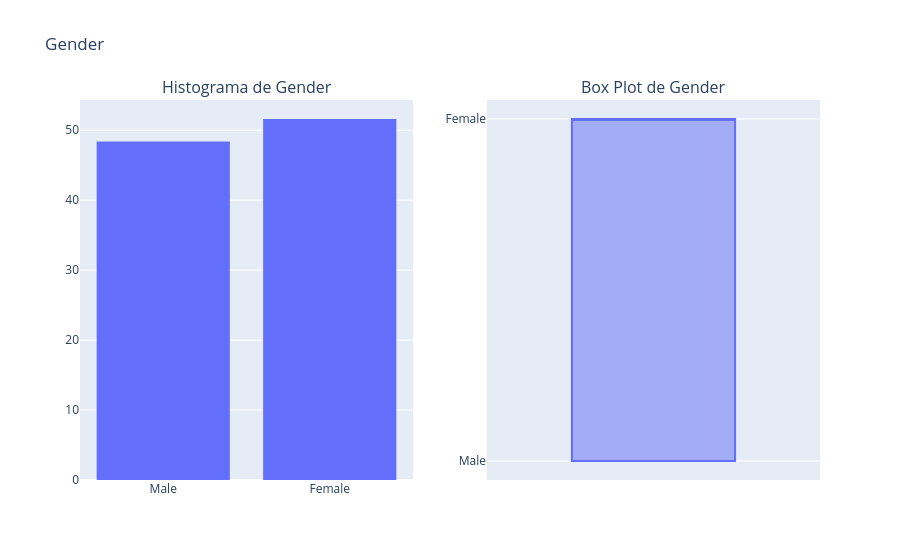
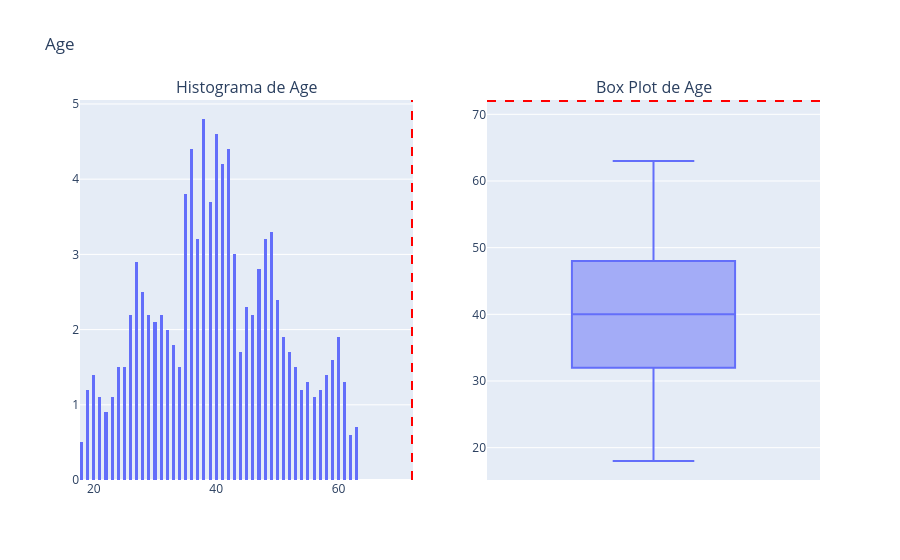
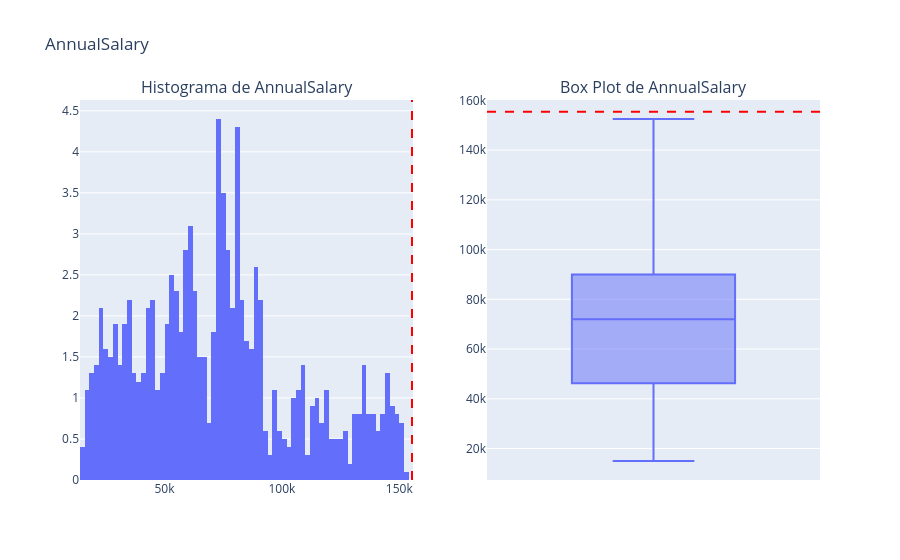
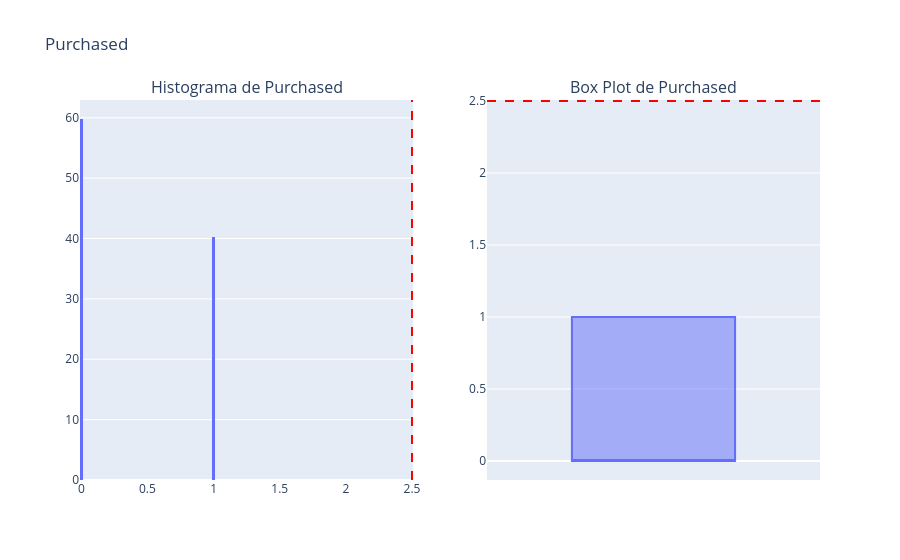

The notebook cell saved with these charts, in order:
### Code cell
for campo in df.columns:
    
    fig = make_subplots(rows=1,
                    cols=2,
                    subplot_titles=[f'Histograma de {campo}',
                                        f'Box Plot de {campo}'])
    fig.add_trace(
    px.histogram(df,
                    x=campo, 
                    histnorm="percent", 
                    nbins=100).data[0],
    row=1, col=1
    )

    fig.add_trace(
    px.box(df, y=campo).data[0],
    row=1, col=2
    )

    
    if df[campo].dtype.kind in 'biufc':
        # IQR
        q1 = df[campo].quantile(0.25)
        q3 = df[campo].quantile(0.75)
        iqr = q3 - q1
        lower_bound = q1 - 1.5 * iqr
        upper_bound = q3 + 1.5 * iqr
        fig.add_hline(y=upper_bound, 
                line_dash="dash", 
                line_color="red", 
                row=1, col=2)
        fig.add_vline(x=upper_bound,
                line_dash="dash",
                line_color="red",
                row=1, col=1)
            

    fig.update_layout(title_text=f'{campo}', 
                    showlegend=False)
    fig.show()

### Figure 1 — Plotly figure (JSON) as saved in the notebook; plotly's stock layout.template omitted (floating-point values rounded to 4 significant figures; data arrays with more than 128 entries replaced by an {"elided": "..."} marker saying what was removed)
{"data": [{"bingroup": "x", "histnorm": "percent", "hovertemplate": "Gender=%{x}<br>percent=%{y}<extra></extra>", "legendgroup": "", "marker": {"color": "#636efa", "pattern": {"shape": ""}}, "name": "", "nbinsx": 100, "orientation": "v", "showlegend": false, "type": "histogram", "x": {"elided": "1000 str values"}, "xaxis": "x", "yaxis": "y"}, {"alignmentgroup": "True", "hovertemplate": "Gender=%{y}<extra></extra>", "legendgroup": "", "marker": {"color": "#636efa"}, "name": "", "notched": false, "offsetgroup": "", "orientation": "v", "showlegend": false, "type": "box", "x0": " ", "xaxis": "x2", "y": {"elided": "1000 str values"}, "y0": " ", "yaxis": "y2"}], "layout": {"annotations": [{"font": {"size": 16}, "showarrow": false, "text": "Histograma de Gender", "x": 0.225, "xanchor": "center", "xref": "paper", "y": 1, "yanchor": "bottom", "yref": "paper"}, {"font": {"size": 16}, "showarrow": false, "text": "Box Plot de Gender", "x": 0.775, "xanchor": "center", "xref": "paper", "y": 1, "yanchor": "bottom", "yref": "paper"}], "showlegend": false, "title": {"text": "Gender"}, "xaxis": {"anchor": "y", "domain": [0, 0.45]}, "xaxis2": {"anchor": "y2", "domain": [0.55, 1]}, "yaxis": {"anchor": "x", "domain": [0, 1]}, "yaxis2": {"anchor": "x2", "domain": [0, 1]}}}

### Figure 2 — Plotly figure (JSON) as saved in the notebook; plotly's stock layout.template omitted (floating-point values rounded to 4 significant figures; data arrays with more than 128 entries replaced by an {"elided": "..."} marker saying what was removed)
{"data": [{"bingroup": "x", "histnorm": "percent", "hovertemplate": "Age=%{x}<br>percent=%{y}<extra></extra>", "legendgroup": "", "marker": {"color": "#636efa", "pattern": {"shape": ""}}, "name": "", "nbinsx": 100, "orientation": "v", "showlegend": false, "type": "histogram", "x": {"elided": "1000 int values"}, "xaxis": "x", "yaxis": "y"}, {"alignmentgroup": "True", "hovertemplate": "Age=%{y}<extra></extra>", "legendgroup": "", "marker": {"color": "#636efa"}, "name": "", "notched": false, "offsetgroup": "", "orientation": "v", "showlegend": false, "type": "box", "x0": " ", "xaxis": "x2", "y": {"elided": "1000 int values"}, "y0": " ", "yaxis": "y2"}], "layout": {"annotations": [{"font": {"size": 16}, "showarrow": false, "text": "Histograma de Age", "x": 0.225, "xanchor": "center", "xref": "paper", "y": 1, "yanchor": "bottom", "yref": "paper"}, {"font": {"size": 16}, "showarrow": false, "text": "Box Plot de Age", "x": 0.775, "xanchor": "center", "xref": "paper", "y": 1, "yanchor": "bottom", "yref": "paper"}], "shapes": [{"line": {"color": "red", "dash": "dash"}, "type": "line", "x0": 0, "x1": 1, "xref": "x2 domain", "y0": 72, "y1": 72, "yref": "y2"}, {"line": {"color": "red", "dash": "dash"}, "type": "line", "x0": 72, "x1": 72, "xref": "x", "y0": 0, "y1": 1, "yref": "y domain"}], "showlegend": false, "title": {"text": "Age"}, "xaxis": {"anchor": "y", "domain": [0, 0.45]}, "xaxis2": {"anchor": "y2", "domain": [0.55, 1]}, "yaxis": {"anchor": "x", "domain": [0, 1]}, "yaxis2": {"anchor": "x2", "domain": [0, 1]}}}

### Figure 3 — Plotly figure (JSON) as saved in the notebook; plotly's stock layout.template omitted (floating-point values rounded to 4 significant figures; data arrays with more than 128 entries replaced by an {"elided": "..."} marker saying what was removed)
{"data": [{"bingroup": "x", "histnorm": "percent", "hovertemplate": "AnnualSalary=%{x}<br>percent=%{y}<extra></extra>", "legendgroup": "", "marker": {"color": "#636efa", "pattern": {"shape": ""}}, "name": "", "nbinsx": 100, "orientation": "v", "showlegend": false, "type": "histogram", "x": {"elided": "1000 int values"}, "xaxis": "x", "yaxis": "y"}, {"alignmentgroup": "True", "hovertemplate": "AnnualSalary=%{y}<extra></extra>", "legendgroup": "", "marker": {"color": "#636efa"}, "name": "", "notched": false, "offsetgroup": "", "orientation": "v", "showlegend": false, "type": "box", "x0": " ", "xaxis": "x2", "y": {"elided": "1000 int values"}, "y0": " ", "yaxis": "y2"}], "layout": {"annotations": [{"font": {"size": 16}, "showarrow": false, "text": "Histograma de AnnualSalary", "x": 0.225, "xanchor": "center", "xref": "paper", "y": 1, "yanchor": "bottom", "yref": "paper"}, {"font": {"size": 16}, "showarrow": false, "text": "Box Plot de AnnualSalary", "x": 0.775, "xanchor": "center", "xref": "paper", "y": 1, "yanchor": "bottom", "yref": "paper"}], "shapes": [{"line": {"color": "red", "dash": "dash"}, "type": "line", "x0": 0, "x1": 1, "xref": "x2 domain", "y0": 155400.0, "y1": 155400.0, "yref": "y2"}, {"line": {"color": "red", "dash": "dash"}, "type": "line", "x0": 155400.0, "x1": 155400.0, "xref": "x", "y0": 0, "y1": 1, "yref": "y domain"}], "showlegend": false, "title": {"text": "AnnualSalary"}, "xaxis": {"anchor": "y", "domain": [0, 0.45]}, "xaxis2": {"anchor": "y2", "domain": [0.55, 1]}, "yaxis": {"anchor": "x", "domain": [0, 1]}, "yaxis2": {"anchor": "x2", "domain": [0, 1]}}}

### Figure 4 — Plotly figure (JSON) as saved in the notebook; plotly's stock layout.template omitted (floating-point values rounded to 4 significant figures; data arrays with more than 128 entries replaced by an {"elided": "..."} marker saying what was removed)
{"data": [{"bingroup": "x", "histnorm": "percent", "hovertemplate": "Purchased=%{x}<br>percent=%{y}<extra></extra>", "legendgroup": "", "marker": {"color": "#636efa", "pattern": {"shape": ""}}, "name": "", "nbinsx": 100, "orientation": "v", "showlegend": false, "type": "histogram", "x": {"elided": "1000 int values"}, "xaxis": "x", "yaxis": "y"}, {"alignmentgroup": "True", "hovertemplate": "Purchased=%{y}<extra></extra>", "legendgroup": "", "marker": {"color": "#636efa"}, "name": "", "notched": false, "offsetgroup": "", "orientation": "v", "showlegend": false, "type": "box", "x0": " ", "xaxis": "x2", "y": {"elided": "1000 int values"}, "y0": " ", "yaxis": "y2"}], "layout": {"annotations": [{"font": {"size": 16}, "showarrow": false, "text": "Histograma de Purchased", "x": 0.225, "xanchor": "center", "xref": "paper", "y": 1, "yanchor": "bottom", "yref": "paper"}, {"font": {"size": 16}, "showarrow": false, "text": "Box Plot de Purchased", "x": 0.775, "xanchor": "center", "xref": "paper", "y": 1, "yanchor": "bottom", "yref": "paper"}], "shapes": [{"line": {"color": "red", "dash": "dash"}, "type": "line", "x0": 0, "x1": 1, "xref": "x2 domain", "y0": 2.5, "y1": 2.5, "yref": "y2"}, {"line": {"color": "red", "dash": "dash"}, "type": "line", "x0": 2.5, "x1": 2.5, "xref": "x", "y0": 0, "y1": 1, "yref": "y domain"}], "showlegend": false, "title": {"text": "Purchased"}, "xaxis": {"anchor": "y", "domain": [0, 0.45]}, "xaxis2": {"anchor": "y2", "domain": [0.55, 1]}, "yaxis": {"anchor": "x", "domain": [0, 1]}, "yaxis2": {"anchor": "x2", "domain": [0, 1]}}}
